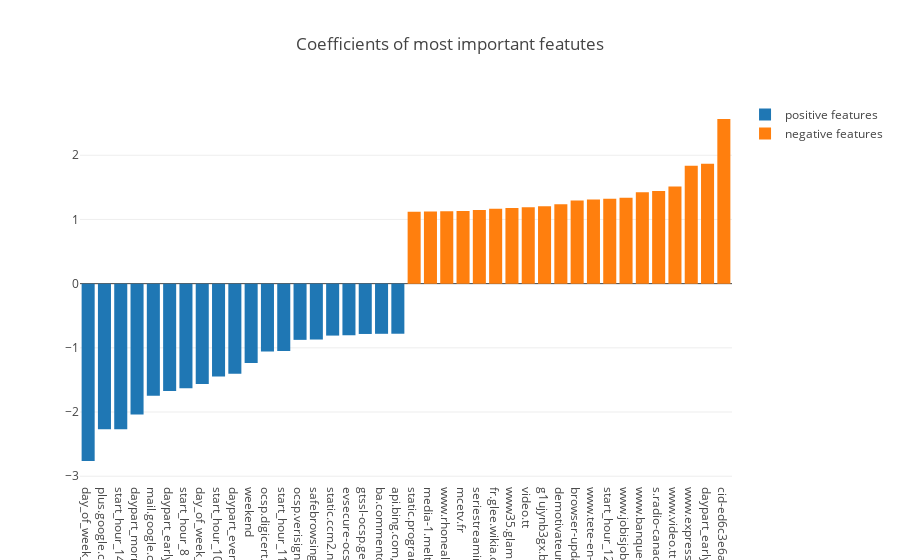

Notebook code cell kept with this figure:
### Code cell
data6 = [
    go.Bar(y=grid_search.best_estimator_.coef_.ravel()[importance_features_neg], x=feature_names(importance_features_neg), name='positive features'),
    go.Bar(y=grid_search.best_estimator_.coef_.ravel()[importance_features_pos], x=feature_names(importance_features_pos), name='negative features')
]

fig = go.Figure(data=data6, layout={'title': 'Coefficients of most important featutes'})
iplot(fig)

### Figure 1 — Plotly figure (JSON) as saved in the notebook; plotly's stock layout.template omitted (floating-point values rounded to 4 significant figures)
{"data": [{"name": "positive features", "type": "bar", "x": ["day_of_week_2", "plus.google.com", "start_hour_14", "daypart_morning", "mail.google.com", "daypart_early_morning", "start_hour_8", "day_of_week_6", "start_hour_10", "daypart_evening", "weekend", "ocsp.digicert.com", "start_hour_11", "ocsp.verisign.com", "safebrowsing-cache.google.com", "static.ccm2.net", "evsecure-ocsp.verisign.com", "gtssl-ocsp.geotrust.com", "ba.commentcamarche.net", "api.bing.com,api.bing.com"], "y": [-2.763, -2.269, -2.266, -2.037, -1.748, -1.673, -1.628, -1.562, -1.446, -1.405, -1.237, -1.056, -1.048, -0.8757, -0.8706, -0.8093, -0.8041, -0.784, -0.7813, -0.7803]}, {"name": "negative features", "type": "bar", "x": ["static.programme-tv.net", "media-1.melty.fr", "www.rhonealpesjob.com", "mcetv.fr", "seriestreaming.org", "fr.glee.wikia.com", "www35.glam.com", "video.tt", "g1ujynb3gx.b.ad6media.fr", "demotivateur.disqus.com", "browser-update.org", "www.tete-en-lair.com", "start_hour_12", "www.jobisjob.fr", "www.banque-chalus.fr", "s.radio-canada.ca", "www.video.tt", "www.express.co.uk", "daypart_early evening", "cid-ed6c3e6a5c6608a4.users.storage.live.com"], "y": [1.121, 1.126, 1.128, 1.133, 1.149, 1.165, 1.179, 1.191, 1.206, 1.236, 1.293, 1.31, 1.323, 1.338, 1.422, 1.442, 1.513, 1.839, 1.87, 2.565]}], "layout": {"title": "Coefficients of most important featutes"}}
